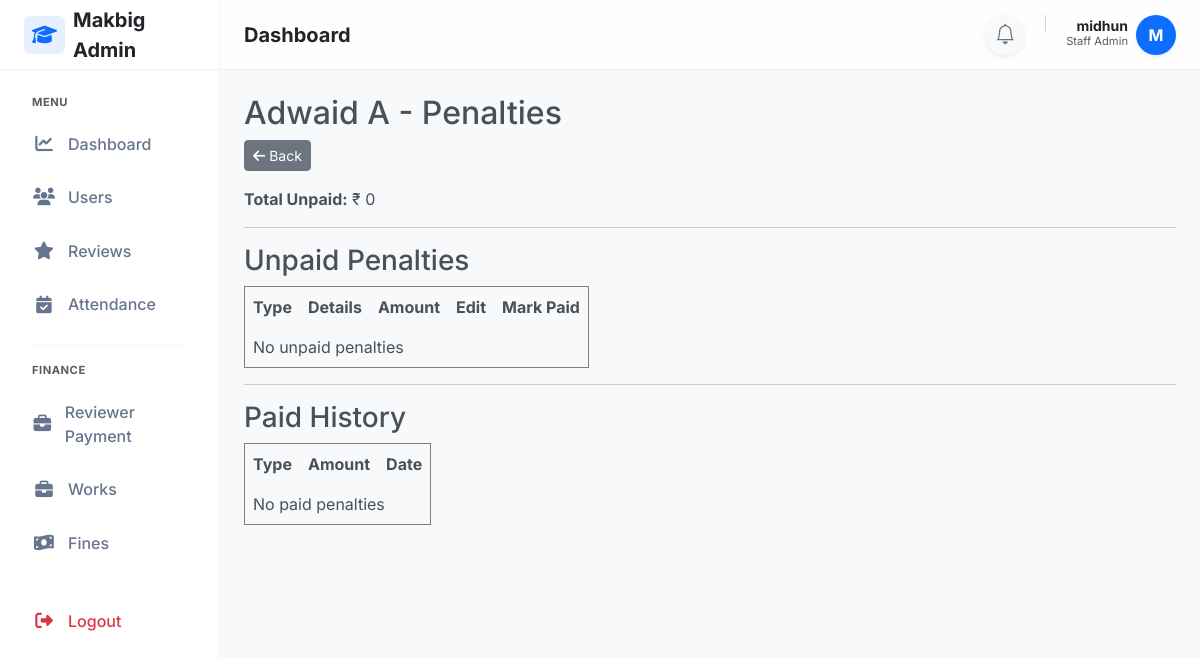
The app's page /penalties/student/4/ (signed in), older data.
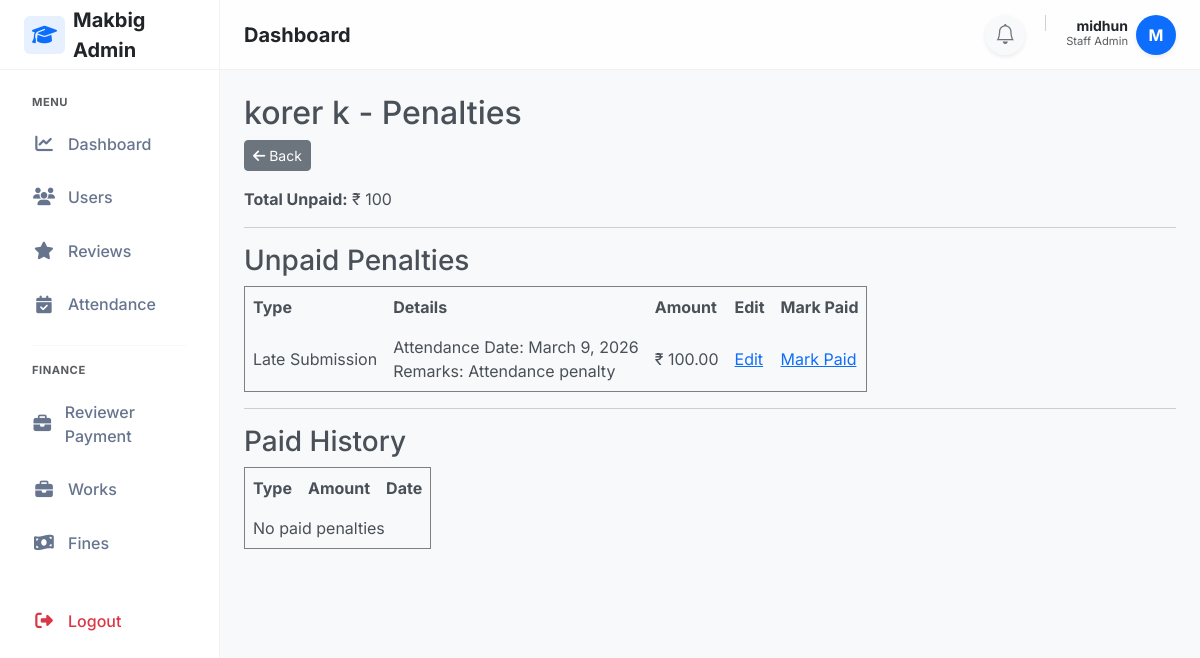
The same page, newer data.
### adminpanel/models.py (models this page shows, shortened)
class StudentProfile(models.Model):
    user=models.OneToOneField(User, on_delete=models.CASCADE)
    course=models.ForeignKey(Course,on_delete=models.PROTECT)
    is_active = models.BooleanField(default=True)
    enrollment_date=models.DateField(auto_now_add=True)
    progress_percent=models.DecimalField(max_digits=5, decimal_places=2, default=0,validators=[MinValueValidator(Decimal('0.00')),MaxValueValidator(Decimal('100.00'))])

class User(AbstractUser):
    email=models.EmailField(unique=True,db_index=True)
    mobile_number = models.CharField(max_length=15, blank=True, null=True,validators=[mobile_validator])
    is_student=models.BooleanField(default=False)
    first_name = models.CharField(max_length=100,validators=[name_validator])
    last_name = models.CharField(max_length=100,validators=[name_validator])

### penalties/models.py (models this page shows, shortened)
class Penalty(models.Model):
    PENALTY_TYPE_CHOICES = [
        ('late', 'Late Submission'),
        ('absence', 'Absence'),
        ('misconduct', 'Misconduct'),
        ('review', 'Review Related'),
        ('other', 'Other'),
    ]
    student = models.ForeignKey(StudentProfile,on_delete=models.CASCADE,related_name='penalties')
    penalty_type = models.CharField(max_length=20,choices=PENALTY_TYPE_CHOICES)
    reason = models.TextField(blank=True)
    review_attendance = models.ForeignKey('reviews.ReviewAttendance',on_delete=models.SET_NULL,null=True,blank=True)
    attendance_record = models.ForeignKey(AttendanceRecord,on_delete=models.SET_NULL,null=True,blank=True,related_name='penalties')
    created_by = models.ForeignKey(settings.AUTH_USER_MODEL,on_delete=models.SET_NULL,null=True)
    created_at = models.DateTimeField(auto_now_add=True)
    is_paid = models.BooleanField(default=False)
    amount = models.DecimalField(
        max_digits=8,
        decimal_places=2,
        validators=[
            MinValueValidator(Decimal("0.00")),
            MaxValueValidator(Decimal("10000.00"))  # ₹10,000 HARD LIMIT
        ]
    )

### attendance/models.py (models this page shows, shortened)
class AttendanceRecord(models.Model):
    STATUS_CHOICES=[('P','Present'),('A','Absent'),('L','Late')]
    student=models.ForeignKey(StudentProfile,on_delete=models.CASCADE,related_name='attendance_records')
    date=models.DateField()
    status=models.CharField(max_length=1,choices=STATUS_CHOICES,db_index=True)
    created_at=models.DateTimeField(auto_now_add=True)
    class Meta:
        constraints = [
            models.UniqueConstraint(
            fields=['student', 'date'],
            name='unique_attendance_per_day')]
        ordering=["-date"]

### penalties/views.py (the view)
# urls.py: path('student/<int:student_id>/', views.student_penalty_detail, name='student_detail'),
@login_required
@user_passes_test(is_staff_user)
def student_penalty_detail(request, student_id):
    student = get_object_or_404(StudentProfile, id=student_id)
    unpaid_penalties = student.penalties.filter(is_paid=False).order_by('-created_at')
    paid_penalties = student.penalties.filter(is_paid=True).order_by('-created_at')
    total_unpaid = unpaid_penalties.aggregate(
        total=Sum('amount')
    )['total'] or 0
    context = {
        'student': student,
        'unpaid_penalties': unpaid_penalties,
        'paid_penalties': paid_penalties,
        'total_unpaid': total_unpaid
    }
    return render(request, 'penalties/student_detail.html', context)

### penalties/views.py (called while the page is built)
def is_staff_user(user):
    return user.is_staff

### reviewtickets/context_processors.py (called while the page is built)
def ticket_notifications(request):
    if request.user.is_authenticated and request.user.is_staff:
        count = ReviewTicket.objects.filter(
            status='pending',
            is_seen=False
        ).count()
        return {'ticket_notification_count': count}
    return {}

### templates/penalties/student_detail.html
{% extends "layouts/staff_layout.html" %}
{% block content %}
<h2>{{ student.user.get_full_name }} - Penalties</h2>
<a href="{% url 'fines' %}" class="btn btn-secondary btn-sm mb-3">
    <i class="fa-solid fa-arrow-left"></i> Back
</a>
<p><strong>Total Unpaid:</strong> ₹ {{ total_unpaid }}</p>
<hr>
<h3>Unpaid Penalties</h3>
<table border="1" cellpadding="8">
<tr>
    <th>Type</th>
    <th>Details</th>
    <th>Amount</th>
    <th>Edit</th>
    <th>Mark Paid</th>
</tr>
{% for p in unpaid_penalties %}
<tr>
    <td>{{ p.get_penalty_type_display }}</td>
    <td>
        {% if p.attendance_record %}
            Attendance Date: {{ p.attendance_record.date }} <br>
            Remarks: {{ p.reason }}
        {% elif p.review_attendance %}
            Review: Review: {{ p.review_attendance.session.review_name }} <br>
            Status: {{ p.review_attendance.status }} <br>
        {% else %}
            {{ p.reason }}
        {% endif %}
    </td>
    <td>₹ {{ p.amount }}</td>
    <td>
        <a href="{% url 'edit_penalty' p.id %}">Edit</a>
    </td>
    <td>
        <a href="{% url 'mark_paid' p.id %}">
            Mark Paid
        </a>
    </td>
</tr>
{% empty %}
<tr><td colspan="5">No unpaid penalties</td></tr>
{% endfor %}
</table>
<hr>
<h3>Paid History</h3>
<table border="1" cellpadding="8">
<tr>
    <th>Type</th>
    <th>Amount</th>
    <th>Date</th>
</tr>
{% for p in paid_penalties %}
<tr>
    <td>{{ p.get_penalty_type_display }}</td>
    <td>₹ {{ p.amount }}</td>
    <td>{{ p.created_at }}</td>
</tr>
{% empty %}
<tr><td colspan="3">No paid penalties</td></tr>
{% endfor %}
</table>
{% endblock %}

Row changes from the older to the newer data that the page shows:
changed StudentProfile: user.get_full_name "Adwaid A" → "korer k"
added Penalty: penalty_type "Late Submission", attendance_record "March 9, 2026", reason "Attendance penalty", amount "100.00"
Text that changed along with them:
{{ total_unpaid }}: "0" → "100"
text no longer shown: "No unpaid penalties"
